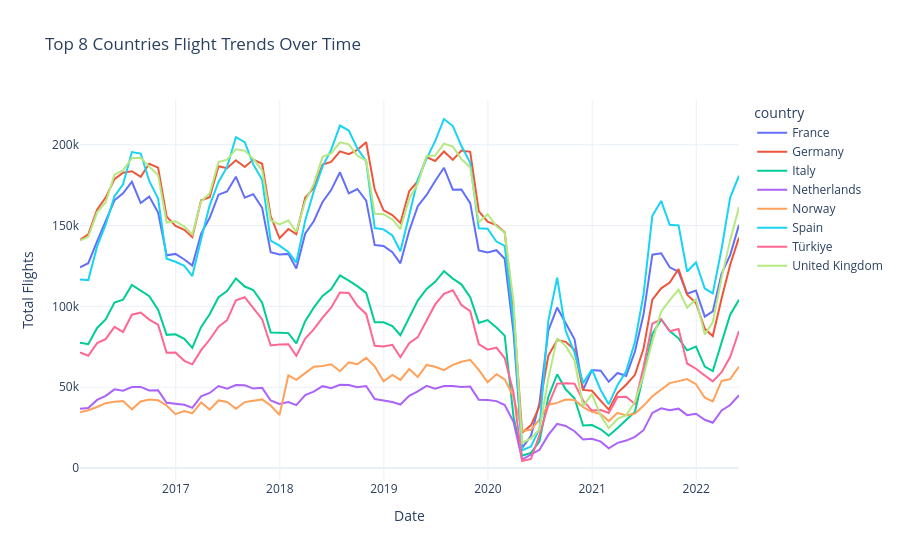

Here is the notebook cell this chart was saved with:
### Markdown cell above
### 3.8 Which countries' flights are most affected by Covid-19?

### Code cell
import plotly.express as px

top_8_countries = (
    df.groupby("country")["total_flights"]
    .sum()
    .nlargest(8)
    .index
)

filtered_df = df[
    df["country"].isin(top_8_countries)
]

monthly_country = (
    filtered_df.groupby(
        ["country",
         pd.Grouper(
             key="FLT_DATE",
             freq="ME"
         )]
    )["total_flights"]
    .sum()
    .reset_index()
)

fig = px.line(
    monthly_country,
    x="FLT_DATE",
    y="total_flights",
    color="country",
    title="Top 8 Countries Flight Trends Over Time",
    
    hover_data={
        "country": True,
        "FLT_DATE": False,
        "total_flights": ":,.0f"
    }
)

fig.update_layout(
    xaxis_title="Date",
    yaxis_title="Total Flights",
    template="plotly_white",
    hovermode="x unified"
)

fig.show()

filepath = os.path.join(
    "plots",
    "top8_countries_flights.html"
)

fig.write_html(filepath)
